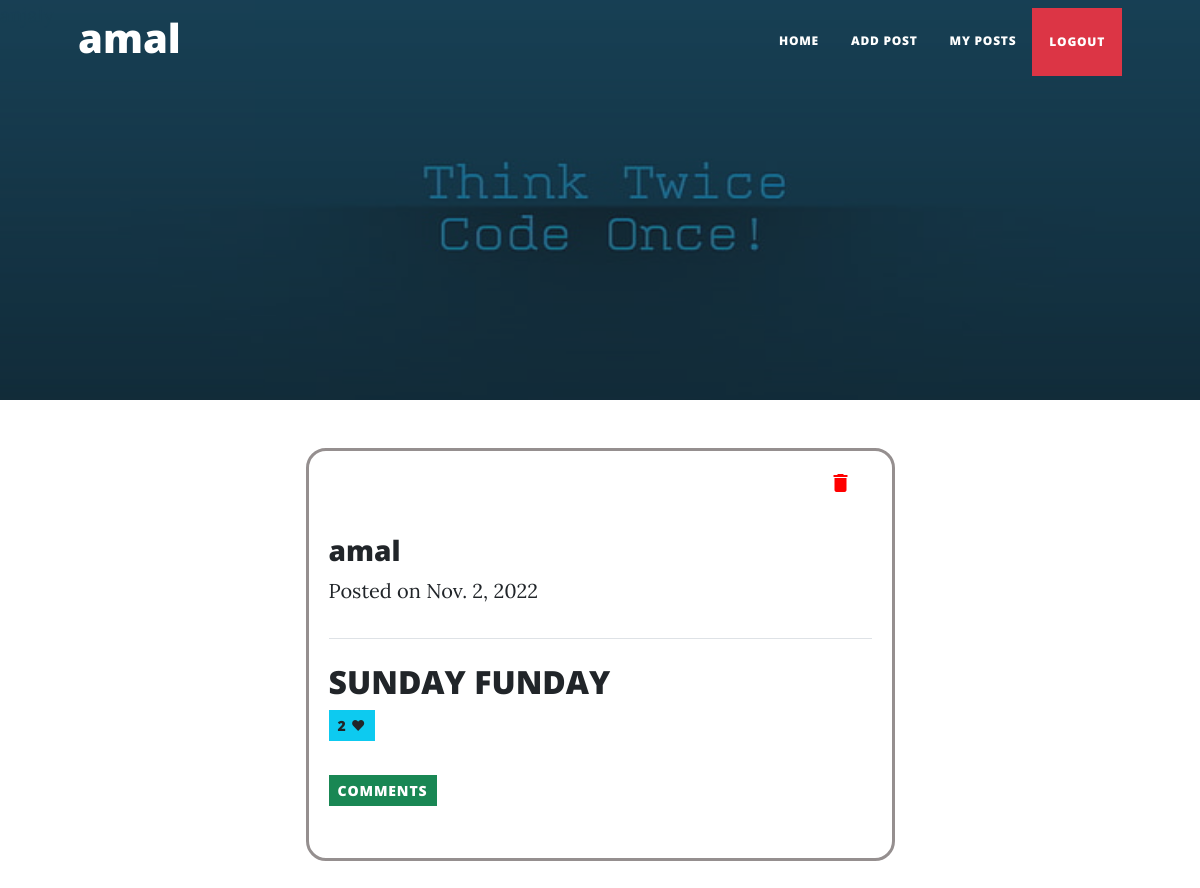
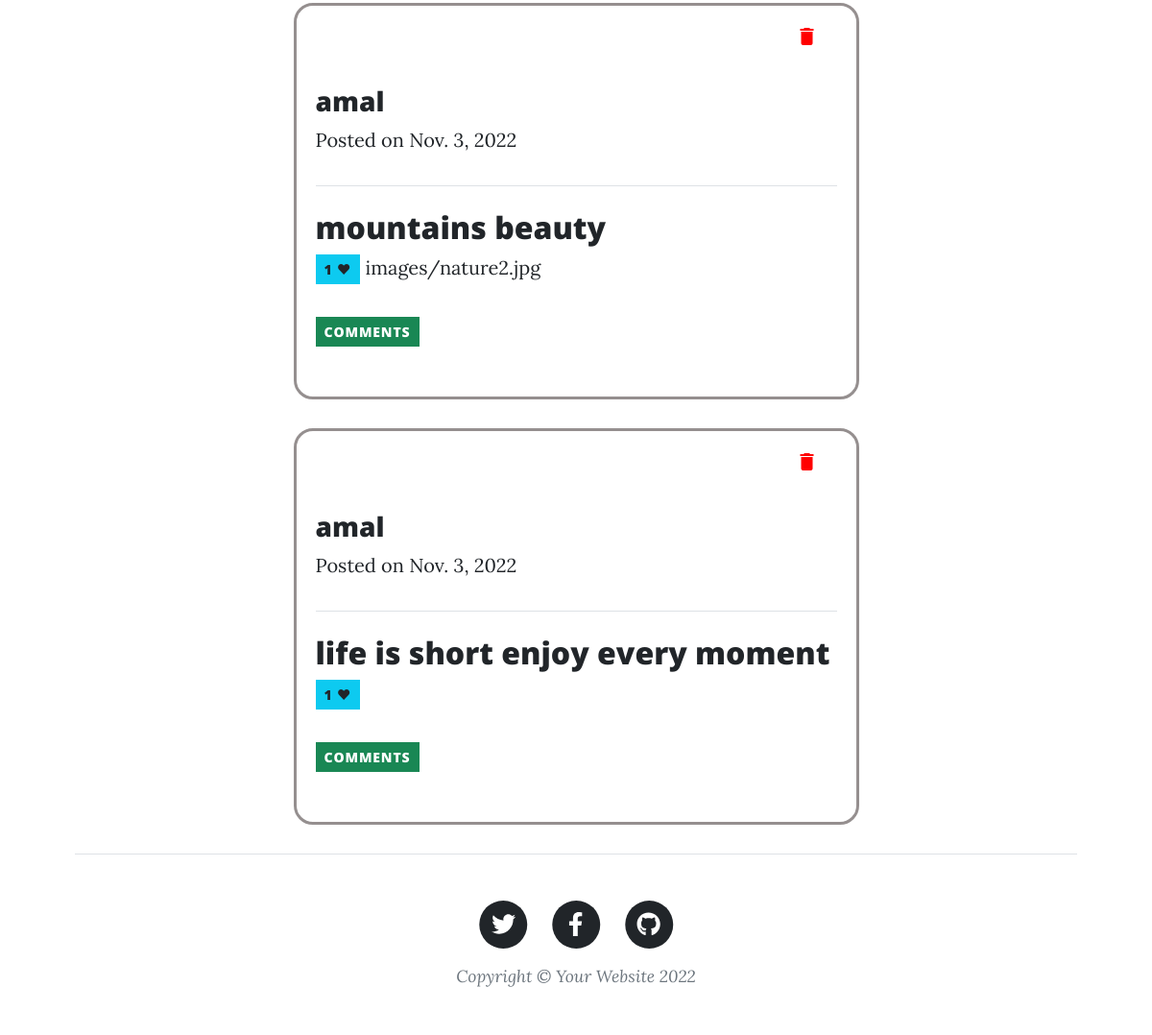
/social/myposts (signed in), run on the app's committed database (2 pictures, top to bottom).
### socialapp/models.py (models this page shows, shortened)
class Posts(models.Model):
    post=models.CharField(max_length=200)
    image=models.ImageField(upload_to="images",null=True,blank=True)
    user=models.ForeignKey(User,on_delete=models.CASCADE)
    created_date=models.DateField(auto_now_add=True)
    is_active=models.BooleanField(default=True)
    likes=models.ManyToManyField(User,related_name="likes")
    @property
    def fetch_comments(self):
        comments=self.comments_set.all()
        return comments

### socialapp/views.py (the view)
# urls.py: path('social/myposts',views.MyPosts.as_view(),name="myposts"),
@method_decorator(decs,name="dispatch")
class MyPosts(ListView):
    model=Posts
    template_name="myposts.html"
    context_object_name="posts"
    def get_queryset(self):
        return Posts.objects.filter(user=self.request.user)

### socialapp/views.py (called while the page is built)
def signin_required(fn):
    def wrapper(request,*args,**kwargs):
        if not request.user.is_authenticated:
            messages.error(request,"U MUST LOGIN TO PERFORM THIS ACTION")
            return redirect("signin")
        else:
            return fn(request,*args,**kwargs)
    return wrapper

### socialapp/templates/myposts.html (shortened to what this page needs)
{%extends 'base.html'%}
{%block body_block%}
{%for p in posts%}
<div style="border: 3px solid rgb(149, 143, 143);padding: 20px;border-radius: 20px;" class="post-preview">
    <a href="post.html">
        <p class="post-meta">
            <a style="color: red;margin-left: 500px;" href="{%url 'post-delete' p.id %}" class="material-icons">delete</a>
            <a href="#!"><h3>{{p.user}}</h3></a>
            Posted on {{p.created_date}}
        </p>
        <hr class="my-4" />
        <h2 class="post-title">{{p.post}}</h2>
        <a href="{%url 'add-likes' p.id%}" class="btn btn-sm btn-info">{{p.likes.all.count}} &#10084;</a>
        {{p.image}}
    </a>
    <div>
        <p>
            <button class="btn btn-sm btn-success" type="button" data-bs-toggle="collapse" data-bs-target="#answerlist{{ forloop.counter }}" aria-expanded="false" aria-controls="collapseExample">
                COMMENTS
              </button>
          </p>
</div>
</div>
<br>
{%endfor%}
{%endblock%}

### socialapp/templates/base.html (shortened to what this page needs)
<!DOCTYPE html>
{%load static%}
<html lang="en">
    <head>
        <link href="{%static 'css/styles.css'%}" rel="stylesheet" />
    </head>
    <body>
        <nav class="navbar navbar-expand-lg navbar-light" id="mainNav">
            <div class="container px-4 px-lg-5">
                <a class="navbar-brand" href="index.html"><h1>{{request.user}}</h1></a>
                <div class="collapse navbar-collapse" id="navbarResponsive">
                    <ul class="navbar-nav ms-auto py-4 py-lg-0">
                        <li class="nav-item"><a class="nav-link px-lg-3 py-3 py-lg-4" href="{%url 'home'%}">HOME</a></li>
                        <li class="nav-item"><a class="nav-link px-lg-3 py-3 py-lg-4" href="{%url 'add-post'%}">ADD POST</a></li>
                        <li class="nav-item"><a class="nav-link px-lg-3 py-3 py-lg-4" href="{%url 'myposts'%}">MY POSTS</a></li>
                        <li class="nav-item"><a class="btn btn-danger nav-link px-lg-3 py-3 py-lg-4" href="{%url 'signout'%}">LOGOUT</a></li>
                    </ul>
                </div>
            </div>
        </nav>
        <header class="masthead" style="background-image: url(../static/assets/img/think.png)">
        </header>
        <div class="container px-4 px-lg-5">
            <div class="row gx-4 gx-lg-5 justify-content-center">
                <div class="col-md-10 col-lg-8 col-xl-7">
                    {%block body_block%}
                    {% endblock %}
            </div>
        </div>
        <footer class="border-top">
            <div class="container px-4 px-lg-5">
                <div class="row gx-4 gx-lg-5 justify-content-center">
                    <div class="col-md-10 col-lg-8 col-xl-7">
                        <ul class="list-inline text-center">
                            <li class="list-inline-item">
                                <a href="#!">
                                    <span class="fa-stack fa-lg">
                                        <i class="fas fa-circle fa-stack-2x"></i>
                                        <i class="fab fa-twitter fa-stack-1x fa-inverse"></i>
                                    </span>
                                </a>
                            </li>
                            <li class="list-inline-item">
                                <a href="#!">
                                    <span class="fa-stack fa-lg">
                                        <i class="fas fa-circle fa-stack-2x"></i>
                                        <i class="fab fa-facebook-f fa-stack-1x fa-inverse"></i>
                                    </span>
                                </a>
                            </li>
                            <li class="list-inline-item">
                                <a href="#!">
                                    <span class="fa-stack fa-lg">
                                        <i class="fas fa-circle fa-stack-2x"></i>
                                        <i class="fab fa-github fa-stack-1x fa-inverse"></i>
                                    </span>
                                </a>
                            </li>
                        </ul>
                        <div class="small text-center text-muted fst-italic">Copyright &copy; Your Website 2022</div>
                    </div>
                </div>
            </div>
        </footer>
    </body>
</html>

### data on the page
Posts: created_date "Nov. 2, 2022", post "SUNDAY FUNDAY", likes.all.count "2"
Posts: created_date "Nov. 3, 2022", post "mountains beauty", likes.all.count "1", image "images/nature2.jpg"
Posts: created_date "Nov. 3, 2022", post "life is short enjoy every moment", likes.all.count "1"

### other printed values
{{ request.user }} "amal"
